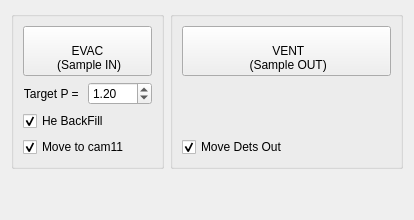
              <widget class="QWidget" name="tab_6">
               <attribute name="title">
                <string>Auto</string>
               </attribute>
               <layout class="QGridLayout" name="gridLayout_105">
                <item row="0" column="0" rowspan="2" colspan="2">
                 <widget class="QGroupBox" name="groupBox_22">
                  <property name="title">
                   <string/>
                  </property>
                  <layout class="QGridLayout" name="gridLayout_88">
                   <item row="1" column="0">
                    <layout class="QGridLayout" name="gridLayout_68">
                     <item row="0" column="0">
                      <widget class="QLabel" name="label_71">
                       <property name="sizePolicy">
                        <sizepolicy hsizetype="Fixed" vsizetype="Preferred">
                         <horstretch>0</horstretch>
                         <verstretch>0</verstretch>
                        </sizepolicy>
                       </property>
                       <property name="text">
                        <string>Target P = </string>
                       </property>
                       <property name="alignment">
                        <set>Qt::AlignRight|Qt::AlignTrailing|Qt::AlignVCenter</set>
                       </property>
                      </widget>
                     </item>
                     <item row="0" column="1">
                      <widget class="QDoubleSpinBox" name="dsb_target_p">
                       <property name="sizePolicy">
                        <sizepolicy hsizetype="Preferred" vsizetype="Fixed">
                         <horstretch>0</horstretch>
                         <verstretch>0</verstretch>
                        </sizepolicy>
                       </property>
                       <property name="minimum">
                        <double>0.100000000000000</double>
                       </property>
                       <property name="maximum">
                        <double>765.000000000000000</double>
                       </property>
                       <property name="singleStep">
                        <double>0.100000000000000</double>
                       </property>
                       <property name="value">
                        <double>1.200000000000000</double>
                       </property>
                      </widget>
                     </item>
                    </layout>
                   </item>
                   <item row="3" column="0">
                    <widget class="QCheckBox" name="cb_sample_ex_cam11_in">
                     <property name="text">
                      <string>Move to cam11</string>
                     </property>
                     <property name="checked">
                      <bool>true</bool>
                     </property>
                    </widget>
                   </item>
                   <item row="0" column="0">
                    <widget class="QPushButton" name="pb_start_pump">
                     <property name="enabled">
                      <bool>true</bool>
                     </property>
                     <property name="sizePolicy">
                      <sizepolicy hsizetype="Preferred" vsizetype="Preferred">
                       <horstretch>0</horstretch>
                       <verstretch>0</verstretch>
                      </sizepolicy>
                     </property>
                     <property name="toolTip">
                      <string>Starts the pumping protocol. Status of all the valves will be checked </string>
                     </property>
                     <property name="styleSheet">
                      <string notr="true"/>
                     </property>
                     <property name="text">
                      <string>     
EVAC   
 (Sample IN)</string>
                     </property>
                    </widget>
                   </item>
                   <item row="2" column="0">
                    <widget class="QCheckBox" name="cb_he_backfill_bool">
                     <property name="text">
                      <string>He BackFill</string>
                     </property>
                     <property name="checked">
                      <bool>true</bool>
                     </property>
                    </widget>
                   </item>
                  </layout>
                 </widget>
                </item>
                <item row="0" column="2" rowspan="2">
                 <widget class="QGroupBox" name="groupBox_29">
                  <property name="title">
                   <string/>
                  </property>
                  <layout class="QGridLayout" name="gridLayout_103">
                   <item row="0" column="0">
                    <widget class="QPushButton" name="pb_start_vent">
                     <property name="enabled">
                      <bool>true</bool>
                     </property>
                     <property name="sizePolicy">
                      <sizepolicy hsizetype="Preferred" vsizetype="Preferred">
                       <horstretch>0</horstretch>
                       <verstretch>0</verstretch>
                      </sizepolicy>
                     </property>
                     <property name="toolTip">
                      <string>Status of all the motors and valves will be checked</string>
                     </property>
                     <property name="styleSheet">
                      <string notr="true"/>
                     </property>
                     <property name="text">
                      <string>       
 VENT   
                   (Sample OUT)                  </string>
                     </property>
                    </widget>
                   </item>
                   <item row="2" column="0">
                    <widget class="QCheckBox" name="cb_sample_ex_det_out">
                     <property name="text">
                      <string>Move Dets Out</string>
                     </property>
                     <property name="checked">
                      <bool>true</bool>
                     </property>
                    </widget>
                   </item>
                   <item row="1" column="0">
                    <spacer name="verticalSpacer_16">
                     <property name="orientation">
                      <enum>Qt::Vertical</enum>
                     </property>
                     <property name="sizeHint" stdset="0">
                      <size>
                       <width>20</width>
                       <height>40</height>
                      </size>
                     </property>
                    </spacer>
                   </item>
                  </layout>
                 </widget>
                </item>
                <item row="2" column="2">
                 <spacer name="verticalSpacer_8">
                  <property name="orientation">
                   <enum>Qt::Vertical</enum>
                  </property>
                  <property name="sizeHint" stdset="0">
                   <size>
                    <width>20</width>
                    <height>40</height>
                   </size>
                  </property>
                 </spacer>
                </item>
               </layout>
              </widget>
